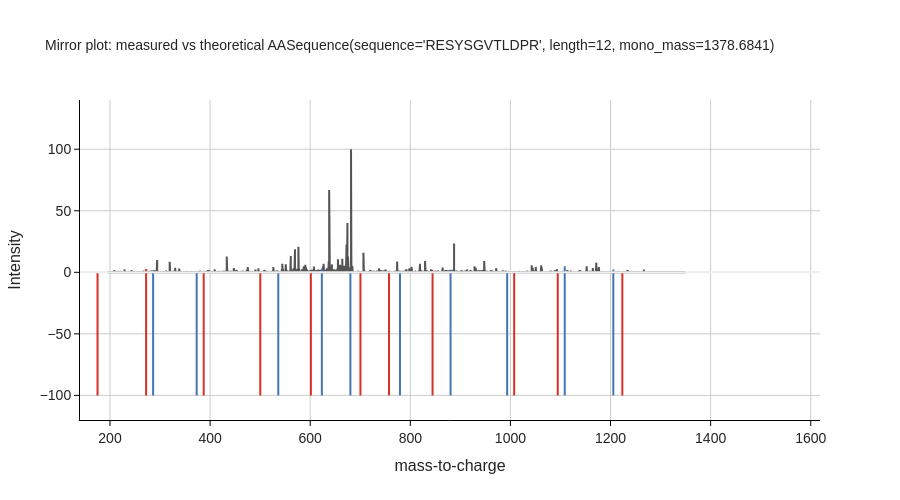

The cell this chart's notebook holds for it:
### Code cell
# Experimental spectrum as a DataFrame, annotated with the nearest predicted ion
obs_mz, obs_int = target.get_peaks()
ion_labels = [ion.decode() for ion in theo.getStringDataArrays()[0]]
annotations = [""] * len(obs_mz)

tol = 0.1  # m/z tolerance for matching measured peak to a predicted ion
for pred_mz, label in zip([p.getMZ() for p in theo], ion_labels):
    for i, mz in enumerate(obs_mz):
        if abs(mz - pred_mz) < tol and annotations[i] == "":
            annotations[i] = label
            break

exp_df = pd.DataFrame({"mz": obs_mz, "intensity": obs_int, "ion_annotation": annotations})

# Theoretical spectrum as a DataFrame (m/z, intensity, ion annotation)
theo_mz, theo_int = theo.get_peaks()
theo_df = pd.DataFrame({"mz": theo_mz, "intensity": theo_int,
                      "ion_annotation": [ion.decode() for ion in theo.getStringDataArrays()[0]]})
theo_df['intensity'] = 10
out = exp_df.plot(
    kind="spectrum", backend="ms_plotly", x="mz", y="intensity",
    reference_spectrum=theo_df, mirror_spectrum=True,
    ion_annotation="ion_annotation", title_font_size=14, legend_config=dict(show=False),
    title=f"Mirror plot: measured vs theoretical {pep!s}",
    width=900, height=500, annotate_top_n_peaks=0,
)

### Figure 1 — Plotly figure (JSON) as saved in the notebook; plotly's stock layout.template omitted (floating-point values rounded to 4 significant figures; data arrays with more than 128 entries replaced by an {"elided": "..."} marker saying what was removed)
{"data": [{"customdata": {"elided": "2358x3 mixed values"}, "hovertemplate": "m/z: %{customdata[0]}<br>intensity: %{customdata[1]}<br>ion annotation: %{customdata[2]}", "line": {"color": "#555555"}, "mode": "lines", "name": "", "type": "scatter", "x": {"elided": "2358 float values"}, "y": {"elided": "2358 float values"}}, {"customdata": [[272.3, 2.637, "y2+"], [272.3, 2.637, "y2+"], [272.3, 2.637, "y2+"]], "hovertemplate": "m/z: %{customdata[0]}<br>intensity: %{customdata[1]}<br>ion annotation: %{customdata[2]}", "line": {"color": "#D73027"}, "mode": "lines", "name": "y2+", "type": "scatter", "x": [272.3, 272.3, 272.3], "y": [0.0, 2.637, 0.0]}, {"customdata": [[286.1, 0.6952, "b2+"], [286.1, 0.6952, "b2+"], [286.1, 0.6952, "b2+"]], "hovertemplate": "m/z: %{customdata[0]}<br>intensity: %{customdata[1]}<br>ion annotation: %{customdata[2]}", "line": {"color": "#4575B4"}, "mode": "lines", "name": "b2+", "type": "scatter", "x": [286.1, 286.1, 286.1], "y": [0.0, 0.6952, 0.0]}, {"customdata": [[601.4, 0.1736, "y5+"], [601.4, 0.1736, "y5+"], [601.4, 0.1736, "y5+"]], "hovertemplate": "m/z: %{customdata[0]}<br>intensity: %{customdata[1]}<br>ion annotation: %{customdata[2]}", "line": {"color": "#D73027"}, "mode": "lines", "name": "y5+", "type": "scatter", "x": [601.4, 601.4, 601.4], "y": [0.0, 0.1736, 0.0]}, {"customdata": [[623.3, 2.939, "b5+"], [623.3, 2.939, "b5+"], [623.3, 2.939, "b5+"]], "hovertemplate": "m/z: %{customdata[0]}<br>intensity: %{customdata[1]}<br>ion annotation: %{customdata[2]}", "line": {"color": "#4575B4"}, "mode": "lines", "name": "b5+", "type": "scatter", "x": [623.3, 623.3, 623.3], "y": [0.0, 2.939, 0.0]}, {"customdata": [[700.4, 0.7411, "y6+"], [700.4, 0.7411, "y6+"], [700.4, 0.7411, "y6+"]], "hovertemplate": "m/z: %{customdata[0]}<br>intensity: %{customdata[1]}<br>ion annotation: %{customdata[2]}", "line": {"color": "#D73027"}, "mode": "lines", "name": "y6+", "type": "scatter", "x": [700.4, 700.4, 700.4], "y": [0.0, 0.7411, 0.0]}, {"customdata": [[844.5, 1.497, "y8+"], [844.5, 1.497, "y8+"], [844.5, 1.497, "y8+"]], "hovertemplate": "m/z: %{customdata[0]}<br>intensity: %{customdata[1]}<br>ion annotation: %{customdata[2]}", "line": {"color": "#D73027"}, "mode": "lines", "name": "y8+", "type": "scatter", "x": [844.5, 844.5, 844.5], "y": [0.0, 1.497, 0.0]}, {"customdata": [[880.5, 2.029, "b8+"], [880.5, 2.029, "b8+"], [880.5, 2.029, "b8+"]], "hovertemplate": "m/z: %{customdata[0]}<br>intensity: %{customdata[1]}<br>ion annotation: %{customdata[2]}", "line": {"color": "#4575B4"}, "mode": "lines", "name": "b8+", "type": "scatter", "x": [880.5, 880.5, 880.5], "y": [0.0, 2.029, 0.0]}, {"customdata": [[1109.0, 4.89, "b10+"], [1109.0, 4.89, "b10+"], [1109.0, 4.89, "b10+"]], "hovertemplate": "m/z: %{customdata[0]}<br>intensity: %{customdata[1]}<br>ion annotation: %{customdata[2]}", "line": {"color": "#4575B4"}, "mode": "lines", "name": "b10+", "type": "scatter", "x": [1109.0, 1109.0, 1109.0], "y": [0.0, 4.89, 0.0]}, {"customdata": [[1206.0, 2.245, "b11+"], [1206.0, 2.245, "b11+"], [1206.0, 2.245, "b11+"]], "hovertemplate": "m/z: %{customdata[0]}<br>intensity: %{customdata[1]}<br>ion annotation: %{customdata[2]}", "line": {"color": "#4575B4"}, "mode": "lines", "name": "b11+", "type": "scatter", "x": [1206.0, 1206.0, 1206.0], "y": [0.0, 2.245, 0.0]}, {"customdata": [[1224.0, 0.3313, "y11+"], [1224.0, 0.3313, "y11+"], [1224.0, 0.3313, "y11+"]], "hovertemplate": "m/z: %{customdata[0]}<br>intensity: %{customdata[1]}<br>ion annotation: %{customdata[2]}", "line": {"color": "#D73027"}, "mode": "lines", "name": "y11+", "type": "scatter", "x": [1224.0, 1224.0, 1224.0], "y": [0.0, 0.3313, 0.0]}, {"customdata": [[175.1, -100, "y1+"], [175.1, -100, "y1+"], [175.1, -100, "y1+"]], "hovertemplate": "m/z: %{customdata[0]}<br>intensity: %{customdata[1]}<br>ion annotation: %{customdata[2]}", "line": {"color": "#D73027"}, "mode": "lines", "name": "y1+", "type": "scatter", "x": [175.1, 175.1, 175.1], "y": [0.0, -100.0, 0.0]}, {"customdata": [[272.2, -100, "y2+"], [272.2, -100, "y2+"], [272.2, -100, "y2+"]], "hovertemplate": "m/z: %{customdata[0]}<br>intensity: %{customdata[1]}<br>ion annotation: %{customdata[2]}", "line": {"color": "#D73027"}, "mode": "lines", "name": "y2+", "type": "scatter", "x": [272.2, 272.2, 272.2], "y": [0.0, -100.0, 0.0]}, {"customdata": [[286.2, -100, "b2+"], [286.2, -100, "b2+"], [286.2, -100, "b2+"]], "hovertemplate": "m/z: %{customdata[0]}<br>intensity: %{customdata[1]}<br>ion annotation: %{customdata[2]}", "line": {"color": "#4575B4"}, "mode": "lines", "name": "b2+", "type": "scatter", "x": [286.2, 286.2, 286.2], "y": [0.0, -100.0, 0.0]}, {"customdata": [[373.2, -100, "b3+"], [373.2, -100, "b3+"], [373.2, -100, "b3+"]], "hovertemplate": "m/z: %{customdata[0]}<br>intensity: %{customdata[1]}<br>ion annotation: %{customdata[2]}", "line": {"color": "#4575B4"}, "mode": "lines", "name": "b3+", "type": "scatter", "x": [373.2, 373.2, 373.2], "y": [0.0, -100.0, 0.0]}, {"customdata": [[387.2, -100, "y3+"], [387.2, -100, "y3+"], [387.2, -100, "y3+"]], "hovertemplate": "m/z: %{customdata[0]}<br>intensity: %{customdata[1]}<br>ion annotation: %{customdata[2]}", "line": {"color": "#D73027"}, "mode": "lines", "name": "y3+", "type": "scatter", "x": [387.2, 387.2, 387.2], "y": [0.0, -100.0, 0.0]}, {"customdata": [[500.3, -100, "y4+"], [500.3, -100, "y4+"], [500.3, -100, "y4+"]], "hovertemplate": "m/z: %{customdata[0]}<br>intensity: %{customdata[1]}<br>ion annotation: %{customdata[2]}", "line": {"color": "#D73027"}, "mode": "lines", "name": "y4+", "type": "scatter", "x": [500.3, 500.3, 500.3], "y": [0.0, -100.0, 0.0]}, {"customdata": [[536.2, -100, "b4+"], [536.2, -100, "b4+"], [536.2, -100, "b4+"]], "hovertemplate": "m/z: %{customdata[0]}<br>intensity: %{customdata[1]}<br>ion annotation: %{customdata[2]}", "line": {"color": "#4575B4"}, "mode": "lines", "name": "b4+", "type": "scatter", "x": [536.2, 536.2, 536.2], "y": [0.0, -100.0, 0.0]}, {"customdata": [[601.3, -100, "y5+"], [601.3, -100, "y5+"], [601.3, -100, "y5+"]], "hovertemplate": "m/z: %{customdata[0]}<br>intensity: %{customdata[1]}<br>ion annotation: %{customdata[2]}", "line": {"color": "#D73027"}, "mode": "lines", "name": "y5+", "type": "scatter", "x": [601.3, 601.3, 601.3], "y": [0.0, -100.0, 0.0]}, {"customdata": [[623.3, -100, "b5+"], [623.3, -100, "b5+"], [623.3, -100, "b5+"]], "hovertemplate": "m/z: %{customdata[0]}<br>intensity: %{customdata[1]}<br>ion annotation: %{customdata[2]}", "line": {"color": "#4575B4"}, "mode": "lines", "name": "b5+", "type": "scatter", "x": [623.3, 623.3, 623.3], "y": [0.0, -100.0, 0.0]}, {"customdata": [[680.3, -100, "b6+"], [680.3, -100, "b6+"], [680.3, -100, "b6+"]], "hovertemplate": "m/z: %{customdata[0]}<br>intensity: %{customdata[1]}<br>ion annotation: %{customdata[2]}", "line": {"color": "#4575B4"}, "mode": "lines", "name": "b6+", "type": "scatter", "x": [680.3, 680.3, 680.3], "y": [0.0, -100.0, 0.0]}, {"customdata": [[700.4, -100, "y6+"], [700.4, -100, "y6+"], [700.4, -100, "y6+"]], "hovertemplate": "m/z: %{customdata[0]}<br>intensity: %{customdata[1]}<br>ion annotation: %{customdata[2]}", "line": {"color": "#D73027"}, "mode": "lines", "name": "y6+", "type": "scatter", "x": [700.4, 700.4, 700.4], "y": [0.0, -100.0, 0.0]}, {"customdata": [[757.4, -100, "y7+"], [757.4, -100, "y7+"], [757.4, -100, "y7+"]], "hovertemplate": "m/z: %{customdata[0]}<br>intensity: %{customdata[1]}<br>ion annotation: %{customdata[2]}", "line": {"color": "#D73027"}, "mode": "lines", "name": "y7+", "type": "scatter", "x": [757.4, 757.4, 757.4], "y": [0.0, -100.0, 0.0]}, {"customdata": [[779.4, -100, "b7+"], [779.4, -100, "b7+"], [779.4, -100, "b7+"]], "hovertemplate": "m/z: %{customdata[0]}<br>intensity: %{customdata[1]}<br>ion annotation: %{customdata[2]}", "line": {"color": "#4575B4"}, "mode": "lines", "name": "b7+", "type": "scatter", "x": [779.4, 779.4, 779.4], "y": [0.0, -100.0, 0.0]}, {"customdata": [[844.5, -100, "y8+"], [844.5, -100, "y8+"], [844.5, -100, "y8+"]], "hovertemplate": "m/z: %{customdata[0]}<br>intensity: %{customdata[1]}<br>ion annotation: %{customdata[2]}", "line": {"color": "#D73027"}, "mode": "lines", "name": "y8+", "type": "scatter", "x": [844.5, 844.5, 844.5], "y": [0.0, -100.0, 0.0]}, {"customdata": [[880.4, -100, "b8+"], [880.4, -100, "b8+"], [880.4, -100, "b8+"]], "hovertemplate": "m/z: %{customdata[0]}<br>intensity: %{customdata[1]}<br>ion annotation: %{customdata[2]}", "line": {"color": "#4575B4"}, "mode": "lines", "name": "b8+", "type": "scatter", "x": [880.4, 880.4, 880.4], "y": [0.0, -100.0, 0.0]}, {"customdata": [[993.5, -100, "b9+"], [993.5, -100, "b9+"], [993.5, -100, "b9+"]], "hovertemplate": "m/z: %{customdata[0]}<br>intensity: %{customdata[1]}<br>ion annotation: %{customdata[2]}", "line": {"color": "#4575B4"}, "mode": "lines", "name": "b9+", "type": "scatter", "x": [993.5, 993.5, 993.5], "y": [0.0, -100.0, 0.0]}, {"customdata": [[1008.0, -100, "y9+"], [1008.0, -100, "y9+"], [1008.0, -100, "y9+"]], "hovertemplate": "m/z: %{customdata[0]}<br>intensity: %{customdata[1]}<br>ion annotation: %{customdata[2]}", "line": {"color": "#D73027"}, "mode": "lines", "name": "y9+", "type": "scatter", "x": [1008.0, 1008.0, 1008.0], "y": [0.0, -100.0, 0.0]}, {"customdata": [[1095.0, -100, "y10+"], [1095.0, -100, "y10+"], [1095.0, -100, "y10+"]], "hovertemplate": "m/z: %{customdata[0]}<br>intensity: %{customdata[1]}<br>ion annotation: %{customdata[2]}", "line": {"color": "#D73027"}, "mode": "lines", "name": "y10+", "type": "scatter", "x": [1095.0, 1095.0, 1095.0], "y": [0.0, -100.0, 0.0]}, {"customdata": [[1109.0, -100, "b10+"], [1109.0, -100, "b10+"], [1109.0, -100, "b10+"]], "hovertemplate": "m/z: %{customdata[0]}<br>intensity: %{customdata[1]}<br>ion annotation: %{customdata[2]}", "line": {"color": "#4575B4"}, "mode": "lines", "name": "b10+", "type": "scatter", "x": [1109.0, 1109.0, 1109.0], "y": [0.0, -100.0, 0.0]}, {"customdata": [[1206.0, -100, "b11+"], [1206.0, -100, "b11+"], [1206.0, -100, "b11+"]], "hovertemplate": "m/z: %{customdata[0]}<br>intensity: %{customdata[1]}<br>ion annotation: %{customdata[2]}", "line": {"color": "#4575B4"}, "mode": "lines", "name": "b11+", "type": "scatter", "x": [1206.0, 1206.0, 1206.0], "y": [0.0, -100.0, 0.0]}, {"customdata": [[1224.0, -100, "y11+"], [1224.0, -100, "y11+"], [1224.0, -100, "y11+"]], "hovertemplate": "m/z: %{customdata[0]}<br>intensity: %{customdata[1]}<br>ion annotation: %{customdata[2]}", "line": {"color": "#D73027"}, "mode": "lines", "name": "y11+", "type": "scatter", "x": [1224.0, 1224.0, 1224.0], "y": [0.0, -100.0, 0.0]}], "layout": {"dragmode": "select", "font": {"family": "Helvetica"}, "height": 500, "legend": {"font": {"family": "Helvetica", "size": 10}, "title": {"text": "Legend"}}, "plot_bgcolor": "#FFFFFF", "shapes": [{"line": {"color": "#EEEEEE", "width": 2}, "opacity": 1, "type": "line", "x0": 0, "x1": 1, "xref": "x domain", "y0": 0, "y1": 0, "yref": "y"}], "showlegend": false, "title": {"font": {"family": "Helvetica", "size": 14}, "text": "Mirror plot: measured vs theoretical AASequence(sequence='RESYSGVTLDPR', length=12, mono_mass=1378.6841)"}, "width": 900, "xaxis": {"gridcolor": "#CCCCCC", "linecolor": "black", "linewidth": 1, "range": [140.1, 1618.0], "showgrid": true, "showline": true, "tickcolor": "black", "tickfont": {"family": "Helvetica", "size": 14}, "ticks": "outside", "tickwidth": 1, "title": {"font": {"family": "Helvetica", "size": 16}, "text": "mass-to-charge"}}, "yaxis": {"gridcolor": "#CCCCCC", "linecolor": "black", "linewidth": 1, "range": [-120, 140], "showgrid": true, "showline": true, "tickcolor": "black", "tickfont": {"family": "Helvetica", "size": 14}, "tickwidth": 1, "title": {"font": {"family": "Helvetica", "size": 16}, "text": "Intensity"}}}}
